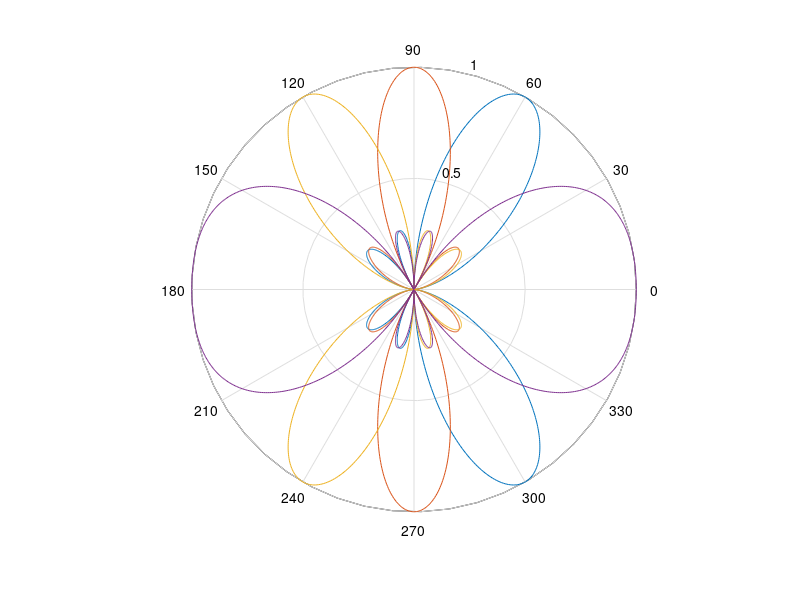

Write the MATLAB code that produced this figure.
close all; clear;
set(0,'defaultfigurecolor','w');
%--------------------------Codebook Design--------------------------------%
M = 4; % number of antennas 
K = 4; % codebook size
N = 16; % number of phases
W = zeros(M, K);
for m = 1:M
    for k = 1:K
        W(m, k) = exp(2j*pi/N*fix(m*mod(k + K/2, K) / (K/N))) / sqrt(M);
    end
end
save('codebook.mat', 'W');
code_book = W;
%-----------------------------Beam Graph----------------------------------%
N = M; % number of attennas
M = K; % codebook size
phi = linspace(0, 2*pi, 1000);
for j = 0:M-1
    bv = code_book(:, j+1);
    rp = zeros(1, length(phi));
    for i = 1:length(phi)
        s = exp(1j*pi*cos(phi(i))*(0:N-1))/sqrt(N);
        rp(i) = abs(s*bv);
    end
%     figure
    polar(phi, rp)
    hold on
end


